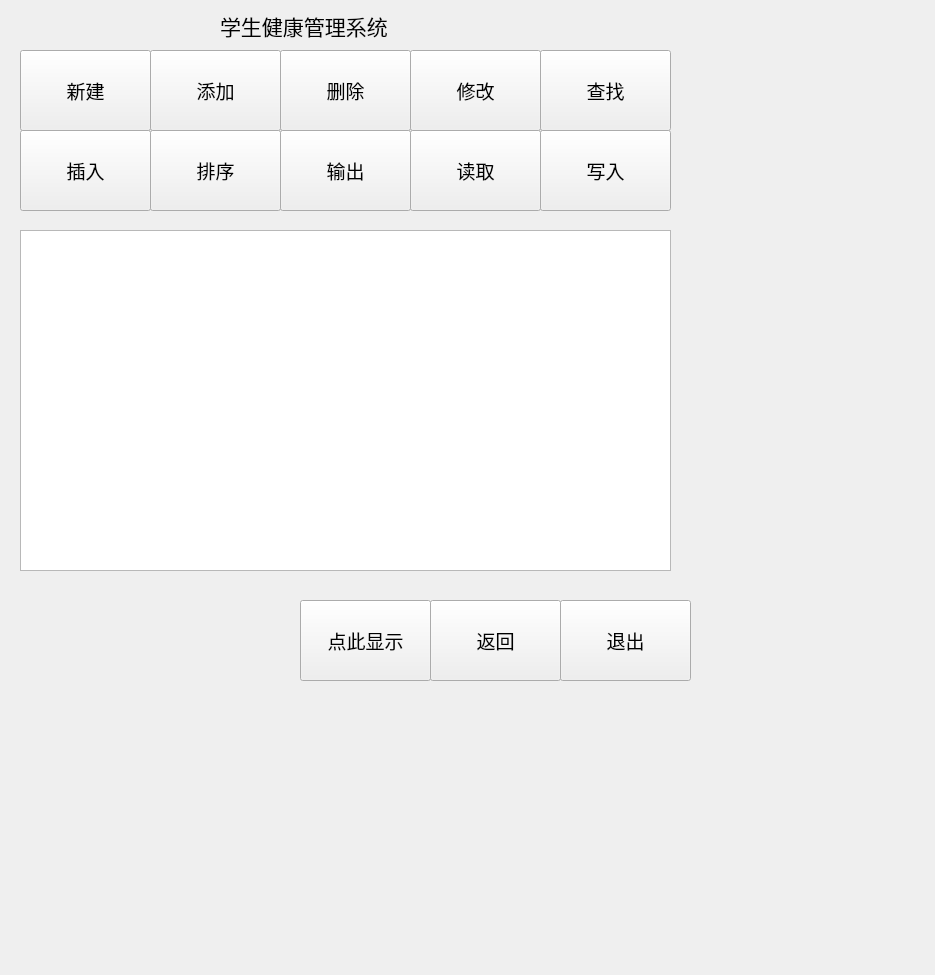
<?xml version="1.0" encoding="UTF-8"?>
<ui version="4.0">
 <class>listWidget</class>
 <widget class="QWidget" name="listWidget">
  <property name="geometry">
   <rect>
    <x>0</x>
    <y>0</y>
    <width>935</width>
    <height>975</height>
   </rect>
  </property>
  <property name="windowTitle">
   <string>Form</string>
  </property>
  <widget class="QTableWidget" name="tableWidget">
   <property name="geometry">
    <rect>
     <x>20</x>
     <y>230</y>
     <width>651</width>
     <height>341</height>
    </rect>
   </property>
  </widget>
  <widget class="QPushButton" name="listingButton">
   <property name="geometry">
    <rect>
     <x>300</x>
     <y>600</y>
     <width>131</width>
     <height>81</height>
    </rect>
   </property>
   <property name="font">
    <font>
     <pointsize>14</pointsize>
    </font>
   </property>
   <property name="text">
    <string>点此显示</string>
   </property>
  </widget>
  <widget class="QPushButton" name="insertButton">
   <property name="geometry">
    <rect>
     <x>20</x>
     <y>130</y>
     <width>131</width>
     <height>81</height>
    </rect>
   </property>
   <property name="font">
    <font>
     <pointsize>14</pointsize>
    </font>
   </property>
   <property name="text">
    <string>插入</string>
   </property>
  </widget>
  <widget class="QPushButton" name="delButton">
   <property name="geometry">
    <rect>
     <x>280</x>
     <y>50</y>
     <width>131</width>
     <height>81</height>
    </rect>
   </property>
   <property name="font">
    <font>
     <pointsize>14</pointsize>
    </font>
   </property>
   <property name="text">
    <string>删除</string>
   </property>
  </widget>
  <widget class="QPushButton" name="addButton">
   <property name="geometry">
    <rect>
     <x>150</x>
     <y>50</y>
     <width>131</width>
     <height>81</height>
    </rect>
   </property>
   <property name="font">
    <font>
     <pointsize>14</pointsize>
    </font>
   </property>
   <property name="text">
    <string>添加</string>
   </property>
  </widget>
  <widget class="QPushButton" name="rankButton">
   <property name="geometry">
    <rect>
     <x>150</x>
     <y>130</y>
     <width>131</width>
     <height>81</height>
    </rect>
   </property>
   <property name="font">
    <font>
     <pointsize>14</pointsize>
    </font>
   </property>
   <property name="text">
    <string>排序</string>
   </property>
  </widget>
  <widget class="QPushButton" name="searchButton">
   <property name="geometry">
    <rect>
     <x>540</x>
     <y>50</y>
     <width>131</width>
     <height>81</height>
    </rect>
   </property>
   <property name="font">
    <font>
     <pointsize>14</pointsize>
    </font>
   </property>
   <property name="text">
    <string>查找</string>
   </property>
  </widget>
  <widget class="QPushButton" name="writeButton">
   <property name="geometry">
    <rect>
     <x>540</x>
     <y>130</y>
     <width>131</width>
     <height>81</height>
    </rect>
   </property>
   <property name="font">
    <font>
     <pointsize>14</pointsize>
    </font>
   </property>
   <property name="text">
    <string>写入</string>
   </property>
  </widget>
  <widget class="QPushButton" name="changeButton">
   <property name="geometry">
    <rect>
     <x>410</x>
     <y>50</y>
     <width>131</width>
     <height>81</height>
    </rect>
   </property>
   <property name="font">
    <font>
     <pointsize>14</pointsize>
    </font>
   </property>
   <property name="text">
    <string>修改</string>
   </property>
  </widget>
  <widget class="QPushButton" name="listButton">
   <property name="geometry">
    <rect>
     <x>280</x>
     <y>130</y>
     <width>131</width>
     <height>81</height>
    </rect>
   </property>
   <property name="font">
    <font>
     <pointsize>14</pointsize>
    </font>
   </property>
   <property name="text">
    <string>输出</string>
   </property>
  </widget>
  <widget class="QLabel" name="label">
   <property name="geometry">
    <rect>
     <x>220</x>
     <y>-40</y>
     <width>311</width>
     <height>131</height>
    </rect>
   </property>
   <property name="font">
    <font>
     <pointsize>16</pointsize>
    </font>
   </property>
   <property name="text">
    <string>学生健康管理系统</string>
   </property>
  </widget>
  <widget class="QPushButton" name="readButton">
   <property name="geometry">
    <rect>
     <x>410</x>
     <y>130</y>
     <width>131</width>
     <height>81</height>
    </rect>
   </property>
   <property name="font">
    <font>
     <pointsize>14</pointsize>
    </font>
   </property>
   <property name="text">
    <string>读取</string>
   </property>
  </widget>
  <widget class="QPushButton" name="establishButton">
   <property name="geometry">
    <rect>
     <x>20</x>
     <y>50</y>
     <width>131</width>
     <height>81</height>
    </rect>
   </property>
   <property name="font">
    <font>
     <pointsize>14</pointsize>
    </font>
   </property>
   <property name="text">
    <string>新建</string>
   </property>
  </widget>
  <widget class="QPushButton" name="returnButton">
   <property name="geometry">
    <rect>
     <x>430</x>
     <y>600</y>
     <width>131</width>
     <height>81</height>
    </rect>
   </property>
   <property name="font">
    <font>
     <pointsize>14</pointsize>
    </font>
   </property>
   <property name="text">
    <string>返回</string>
   </property>
  </widget>
  <widget class="QPushButton" name="exitButton">
   <property name="geometry">
    <rect>
     <x>560</x>
     <y>600</y>
     <width>131</width>
     <height>81</height>
    </rect>
   </property>
   <property name="font">
    <font>
     <pointsize>14</pointsize>
    </font>
   </property>
   <property name="text">
    <string>退出</string>
   </property>
  </widget>
 </widget>
 <resources/>
 <connections/>
</ui>
